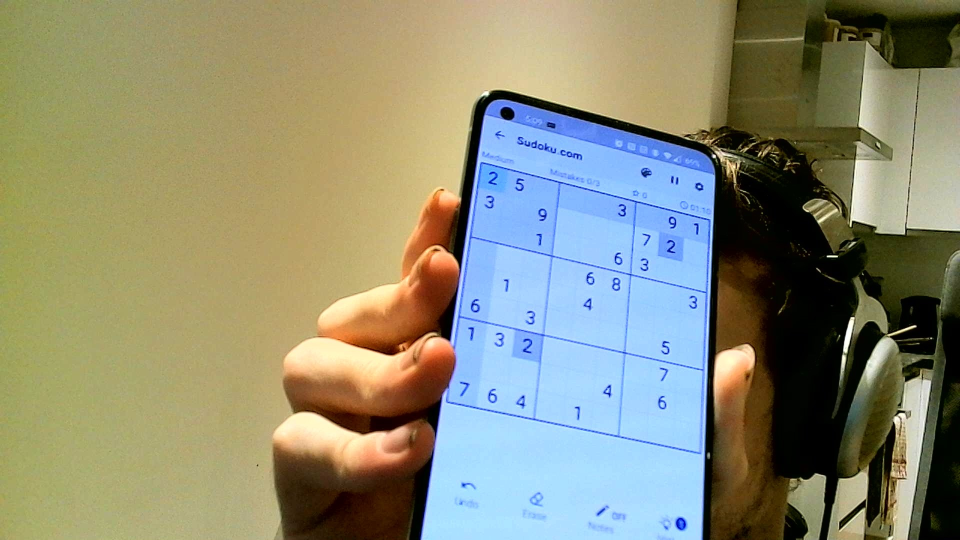
#> input picture example_frames/example.jpg, 1920 x 1080 px (shown at 1/2 size)
$ python -i image_processing.py   (imports and definitions only)   (older library calls are emulated)
#> lines starting #> are read from the running program, lines starting #| are printed output that depends on the picture; after the words box and inside, x2 and y2 are one past the last pixel; in counts of white or black regions, pixels touching at a corner belong together
from cv2 import cv2
import numpy as np
from imutils import contours
import os
import time
from utils import display_image

# [41 lines left out: functions resize_img, get_individual_number_imgs, not called in this run]

def get_grid_img(frame):
    image = cv2.cvtColor(frame, cv2.COLOR_BGR2GRAY)
    image = cv2.GaussianBlur(image, (11, 11), 0)
    image = cv2.adaptiveThreshold(image, 255, cv2.ADAPTIVE_THRESH_MEAN_C | cv2.ADAPTIVE_THRESH_GAUSSIAN_C, cv2.THRESH_BINARY_INV,11,4)
    # cv2.imshow("original", image)
    # display_image(image)

    contours = get_sorted_contours(image)
    contour, corners = get_grid_contour(contours)
    x, y, width, height = cv2.boundingRect(contour)
    average_grid_wh = int((int(width) + int(height)) / 2)

    # show outline of selected grid on full image
    # grid_outline = draw_grid_outline(frame.copy(), corners)
    # cv2.imshow("grid_outline", grid_outline)

    if contour is None:
        return None, None

    warped_grid, transform_matrix_inv = warp(image, corners, average_grid_wh)

    return warped_grid, transform_matrix_inv

def get_grid_contour(contours):
    for contour in contours:
        corners = get_contour_corners(contour)
        area = calculate_area(corners)
        # grid_outline_debug = draw_grid_outline(original_frame.copy(), corners)

        if area < 75000:
            print("Too small")
            # cv2.imshow("original", image)
            # display_image(grid_outline_debug, "too small")
            return None, None

        (x, y, w, h) = cv2.boundingRect(contour.astype(np.int))

        if w / 1.35 > h or h / 1.35 > w:
            print("Not square enough")
            # cv2.imshow("original", image)
            # display_image(grid_outline_debug, "rectangle")
            continue

        # display_image(grid_outline_debug)
        return contour, corners
    print("Found 0 contours")
    return None, None

def calculate_area(corners):
    n = len(corners) # of corners
    area = 0.0
    for i in range(n):
        j = (i + 1) % n
        area += corners[i][0] * corners[j][1]
        area -= corners[j][0] * corners[i][1]
    area = abs(area) / 2.0
    return area

# [8 lines left out: function draw_grid_outline, not called in this run]

def warp(image, corners, warp_size):
    image_copy = image.copy()
    destination = np.array([[0, 0], [warp_size - 1, 0], [warp_size - 1, warp_size - 1], [0, warp_size - 1]], dtype="float32")

    transform_matrix = cv2.getPerspectiveTransform(corners, destination)
    transform_matrix_inv = cv2.getPerspectiveTransform(destination, corners) # inverse to do opposite transformation later
    warped = cv2.warpPerspective(image_copy, transform_matrix, (warp_size, warp_size))
    return warped, transform_matrix_inv

def get_sorted_contours(image):
    contours, _ = cv2.findContours(image, cv2.RETR_EXTERNAL, cv2.CHAIN_APPROX_SIMPLE)
    contours = sorted(contours, key = cv2.contourArea, reverse = True)
    return contours[:5]

def get_contour_corners(contour):
    sums = []
    diffs = []
    for point in contour:
        for x, y in point:
            sums.append(x + y)
            diffs.append(x - y)

    top_left = contour[np.argmin(sums)].squeeze()
    bottom_right = contour[np.argmax(sums)].squeeze()
    top_right = contour[np.argmax(diffs)].squeeze()
    bottom_left = contour[np.argmin(diffs)].squeeze()

    return np.array([top_left, top_right, bottom_right, bottom_left], dtype = np.float32)

>>> import cv2
>>> picture = cv2.imread('example_frames/example.jpg')
#> picture is the input picture: shape (1080, 1920, 3); mean B, G, R 117.5, 140.7, 140.6
>>> result = get_grid_img(picture)
#> in get_grid_img, `image = cv2.cvtColor(frame, cv2.COLOR_BGR2GRAY)`:
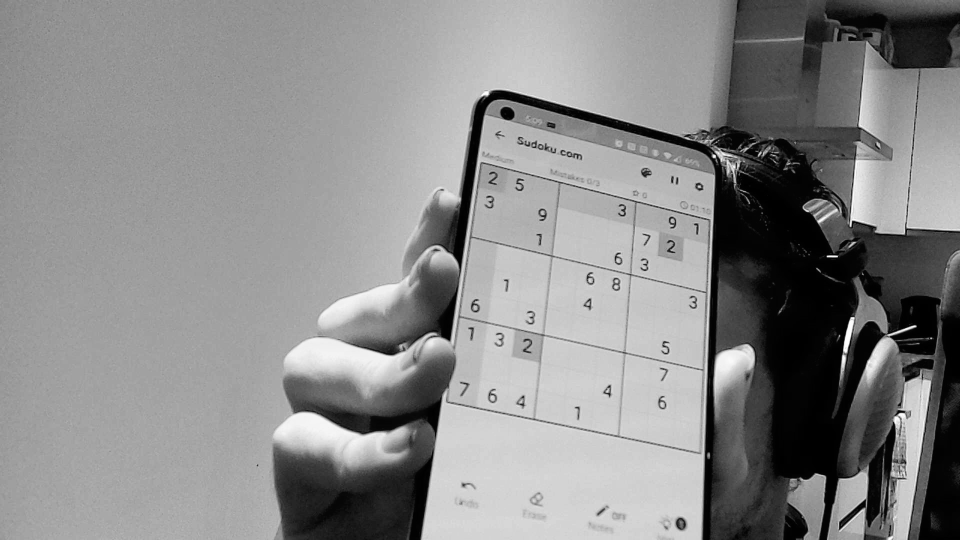
#> image: shape (1080, 1920) (shown at 1/2 size); min 0, max 255, mean 138
#> in get_grid_img, `image = cv2.adaptiveThreshold(image, 255, cv2.ADAPTIVE_THRESH_MEAN_C |..`:
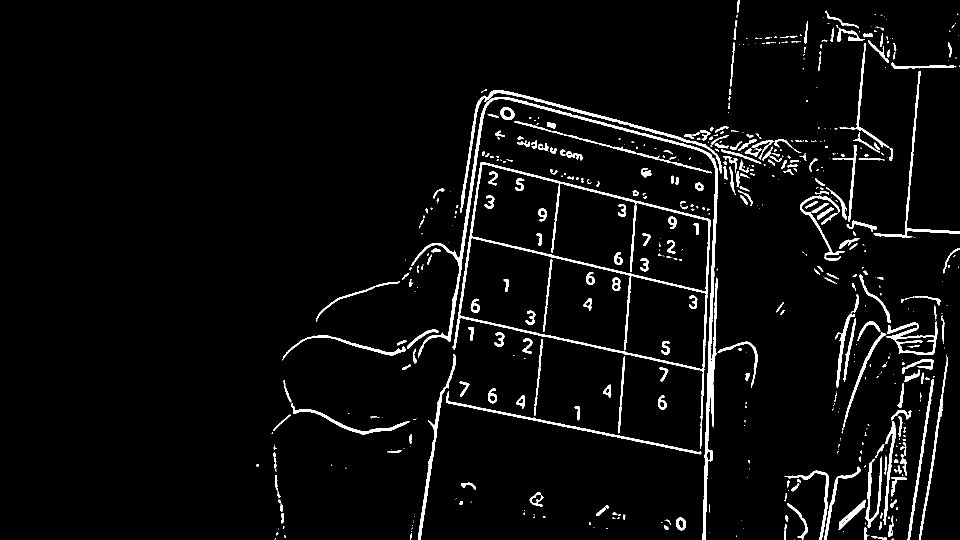
#> image: shape (1080, 1920) (shown at 1/2 size); 4.1% white; 629 white regions (344 under 20 px)
#> in get_sorted_contours, `contours, _ = cv2.findContours(image, cv2.RETR_EXTERNAL, cv2.CHAIN_APP..`: contours = 591 contours, 381 with area under 20; largest, box (x1, y1, x2, y2) and area: (905, 324, 1421, 898) 149688, (823, 194, 1436, 1080) 9560, (920, 181, 1443, 426) 3023, (892, 782, 1403, 909) 1754, (836, 708, 912, 1080) 1712
#> in get_grid_img, `contours = get_sorted_contours(image)`: contours = 5 contours; box (x1, y1, x2, y2) and area: (905, 324, 1421, 898) 149688, (823, 194, 1436, 1080) 9560, (920, 181, 1443, 426) 3023, (892, 782, 1403, 909) 1754, (836, 708, 912, 1080) 1712
#> the loop in get_grid_contour, `for contour in contours:` made 1 pass
#> (corners, n in calculate_area, area, x, y, w, h) on pass 1: ([[962, 324], [1419, 438], [1401, 897], [906, 697]], 4, 203825, 905, 324, 516, 574)
#> in get_grid_img, `contour, corners = get_grid_contour(contours)`: contour = contour of 695 points, box (x1, y1, x2, y2) (905, 324, 1421, 898), area 149688; corners = [[962, 324], [1419, 438], [1401, 897], [906, 697]]
#> in get_grid_img, `x, y, width, height = cv2.boundingRect(contour)`: x = 905; y = 324; width = 516; height = 574
#> in get_grid_img, `average_grid_wh = int((int(width) + int(height)) / 2)`: average_grid_wh = 545
#> in warp, `destination = np.array([[0, 0], [warp_size - 1, 0], [warp_size - 1, wa..`: destination = [[0, 0], [544, 0], [544, 544], [0, 544]]
#> in warp, `transform_matrix = cv2.getPerspectiveTransform(corners, destination)`: transform_matrix = [[2.25, 0.338, -2278.2], [-0.637, 2.55, -214.6], [0.000532, 0.00048, 1]]
#> in warp, `transform_matrix_inv = cv2.getPerspectiveTransform(destination, corners)`: transform_matrix_inv = [[0.445, -0.24, 962], [0.0876, 0.58, 324], [-0.000279, -0.000151, 1]]
#> in warp, `warped = cv2.warpPerspective(image_copy, transform_matrix, (warp_size,..`:
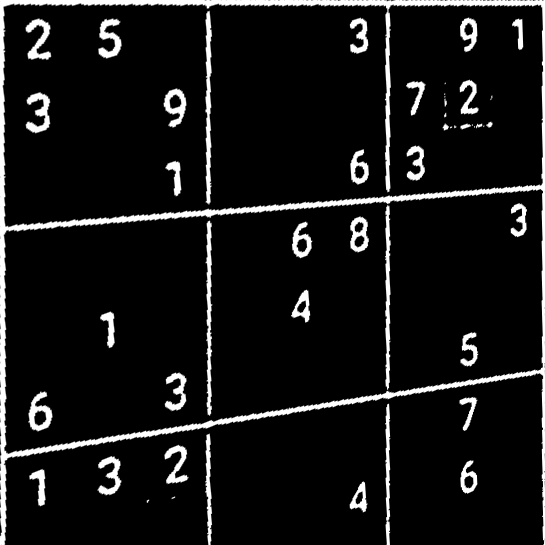
#> warped: shape (545, 545); min 0, max 255, mean 21.3
